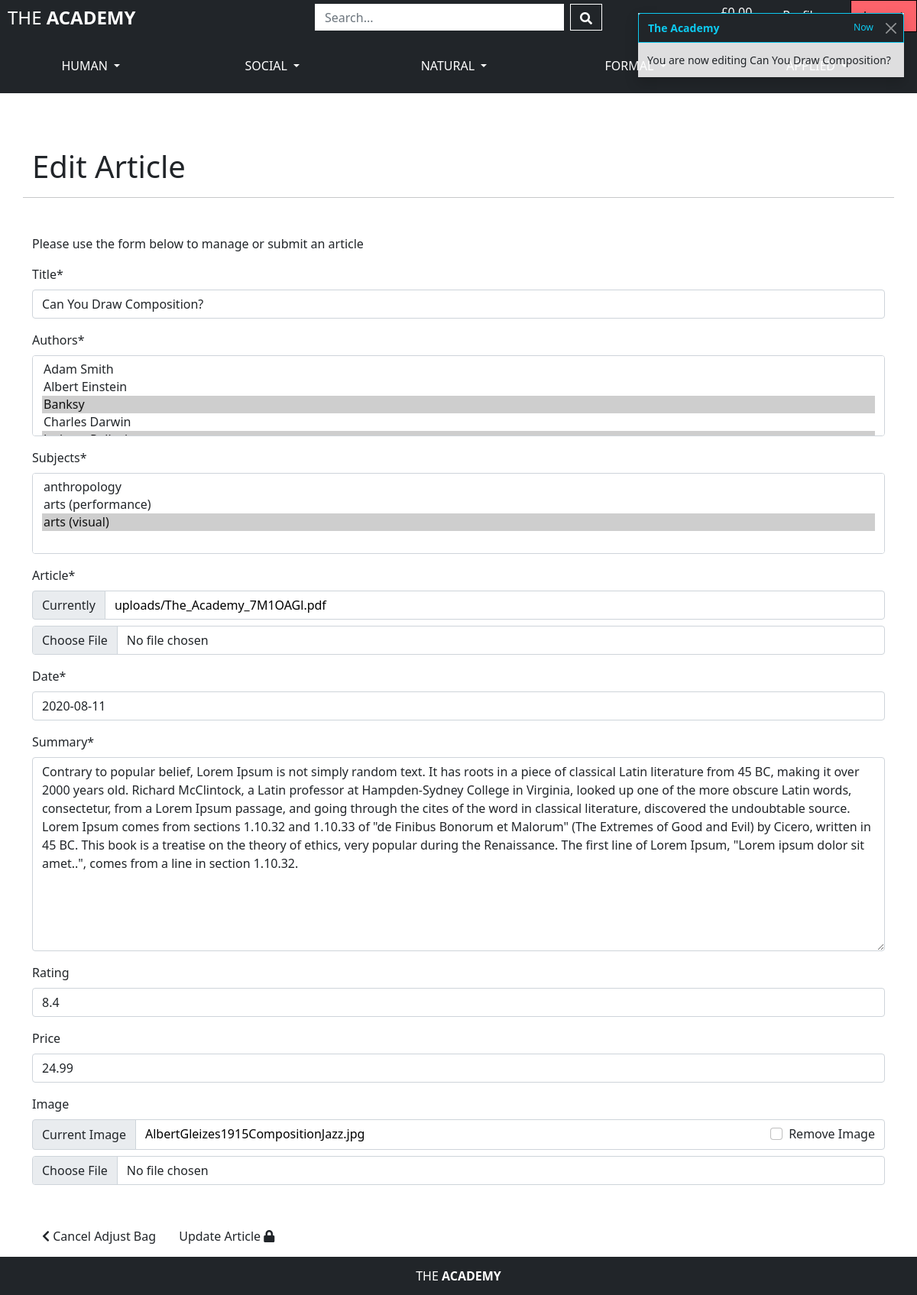
Page /articles/edit/3/ (signed in) on the committed database.
### articles/models.py (models this page shows, shortened)
class Article(models.Model):
    title = models.CharField(max_length=200)
    authors = models.ManyToManyField(Academic)  # ['Einstein', 'Tesla', etc.]
    subjects = models.ManyToManyField(Subject)  # ['history', 'maths', etc.]
    article = models.FileField(upload_to='uploads/')
    date = models.DateField()
    summary = models.TextField()
    rating = models.DecimalField(max_digits=2, decimal_places=1, blank=True)
    price = models.DecimalField(max_digits=6, decimal_places=2, blank=True)
    image = models.ImageField(blank=True)
    class Meta:
        ordering = ['title']

### articles/views.py (the view)
# urls.py: path('edit/<int:article_id>/', views.edit_article, name='edit_article'),
@login_required
def edit_article(request, article_id):
    if not request.user.is_superuser:
        messages.error(request, 'This area is for contributing academics only!')
        return redirect(reverse('home'))
    article = get_object_or_404(Article, pk=article_id)
    if request.method == 'POST':
        form = ArticleForm(request.POST, request.FILES, instance=article)
        if form.is_valid():
            form.save()
            messages.success(request, 'Article updated!')
            return redirect(reverse('article_detail', args=[article.id]))
        else:
            messages.error(request, 'Article failed to update. Please check form!')
    else:
        form = ArticleForm(instance=article)
        messages.info(request, f'You are now editing {article.title}')
    template = 'articles/edit_article.html'
    context = {
        'form': form,
        'article': article,
    }
    return render(request, template, context)

### articles/forms.py
class ArticleForm(forms.ModelForm):
    class Meta:
        model = Article
        fields = '__all__'
    image = forms.ImageField(label='Image', required=False,
                             widget=CustomClearableFileInput)
    def __init__(self, *args, **kwargs):
        super().__init__(*args, **kwargs)
        subjects = Subject.objects.all()
        friendly_names = [(s.id, s.get_friendly_name()) for s in subjects]
        self.fields['subjects'].choices = friendly_names
        for field_name, field in self.fields.items():
            field.widget.attrs['class'] = 'tbc'

### academics/models.py (called while the page is built)
    def __str__(self):
        return self.name

### articles/models.py (called while the page is built)
    def get_friendly_name(self):
        return self.friendly_name

### bag/contexts.py (called while the page is built, shortened)
def bag_contents(request):
    bag_articles = []
    bag_subscriptions = []
    bag_total = 0
    article_count = 0
    subscription_count = 0
    bag = request.session.get('bag', {})
    context = {
        'bag_articles': bag_articles,
        'bag_subscriptions': bag_subscriptions,
        'bag_total': bag_total,
        'article_count': article_count,
        'subscription_count': subscription_count,
    }
    return context

### articles/templates/articles/edit_article.html (shortened to what this page needs)
{% extends "base.html" %}
{% load static %}
{% block page_header %}
<div class="container">
    <div class="row">
        <div class="col-4 mt-5">
            <h1>Edit Article</h1>
        </div>
        <div class="col-4 offset-4 mt-3">
        </div>
        <hr class="mt-2 mb-5">
    </div>
</div>
{% endblock %}
{% block content %}
    <div id="main-content" class="container">
        <div class="row">
            <div class="col-12">
                <p>Please use the form below to manage or submit an article</p>
                <form action="{% url 'edit_article' article.id %}" method="POST" id="article-form" enctype="multipart/form-data">
                    {{ form | crispy }}
                    <div class="submit-button text-right mt-5 mb-2">
                        <a href="{% url 'articles' %}" class="btn">
                            <span class="icon">
                                <i class="fas fa-chevron-left"></i>
                                Cancel
                            </span>
                            <span class="font-weight-bold">Adjust Bag</span>
                        </a>
                        <button id="submit-button" class="btn" type="submit">
                            <span class="font-weight-bold">Update Article</span>
                            <span class="icon">
                                <i class="fas fa-lock"></i>
                            </span>
                        </button>
                    </div>
                </form>
            </div>
        </div>
    </div>
{% endblock %}

### static/css/base.css (style rules this page uses)
html { font-family: Montserrat, sans-serif; font-size: 16px; }
#main-content { min-height: 750px; }

### rows in the picture
Article: title "Can You Draw Composition?", date "2020-08-11", summary "Contrary to popular belief, Lorem Ipsum is not simply random text. It has roots in a piece of classical Latin literature from 45 BC, making it over 2000 years old. Richard McClintock, a Latin professor at Hampden-Sydney College in Virginia, looked up one of the more obscure Latin words, consectetur, from a Lorem Ipsum passage, and going through the cites of the word in classical literature, discovered the undoubtable source. Lorem Ipsum comes from sections 1.10.32 and 1.10.33 of \"de Finibus Bonorum et Malorum\" (The Extremes of Good and Evil) by Cicero, written in 45 BC. This book is a treatise on the theory of ethics, very popular during the Renaissance. The first line of Lorem Ipsum,…", rating "8.4", price "24.99"

### other values in the picture
{{ message }} "You are now editing Can You Draw Composition?"
